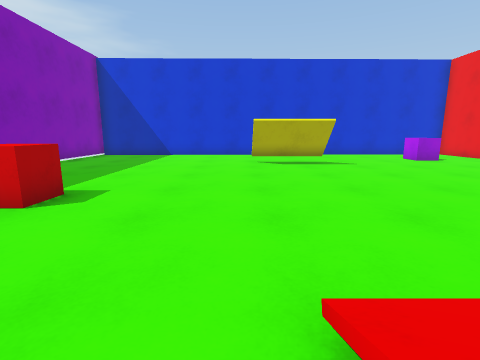
view 1 (above)

15 first-person views from a walk through a Unity game level. The camera is 1.2 m above the floor, tilts 10° down and sees 85° across. The floor is counted in squares, 1 m on a side. Each view is taken from the middle of a square. On the plan, view 1 faces up. The plan holds only what a view shows up to about 12 squares ahead; the rest is blank. The player character is not drawn.

view 2
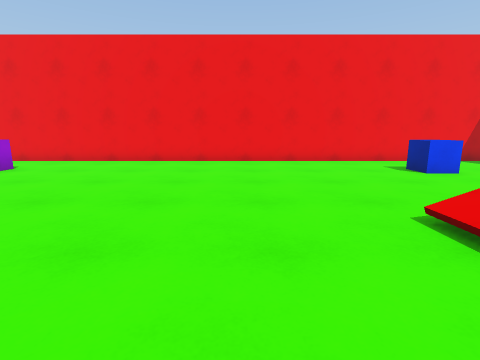

view 3
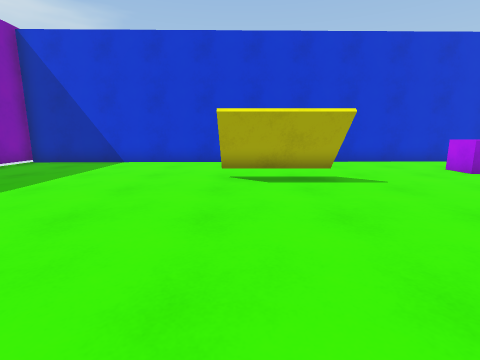

view 4
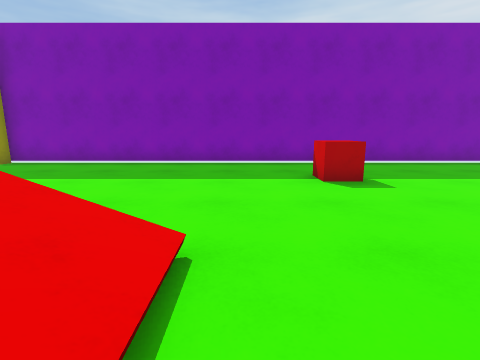

view 5
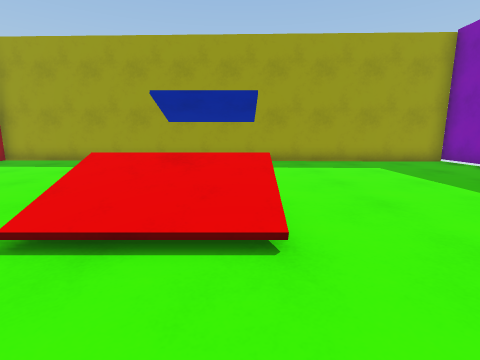

view 6
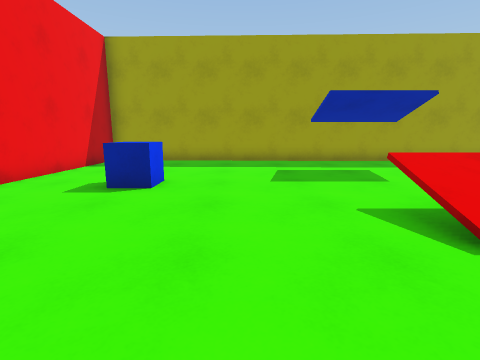

view 7
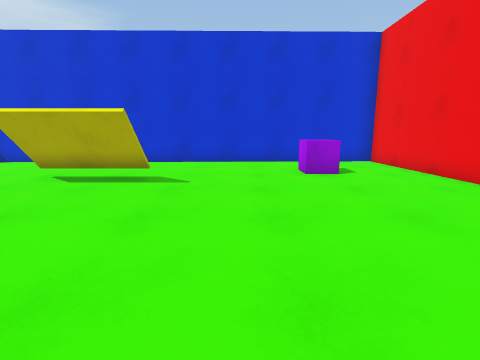

view 8
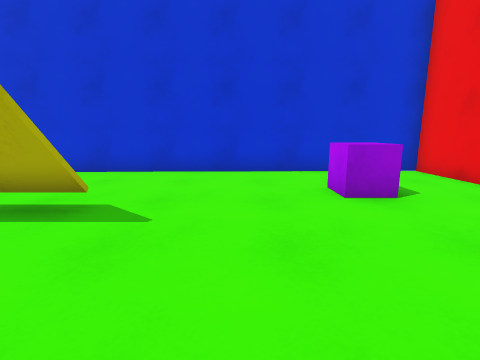

view 9
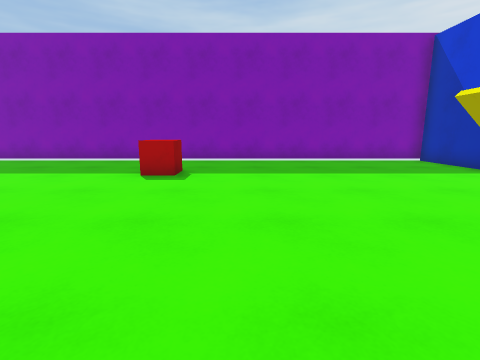

view 10
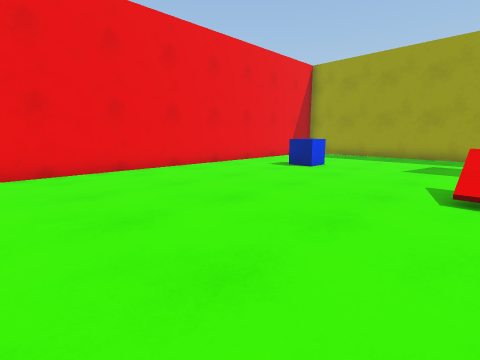

view 11
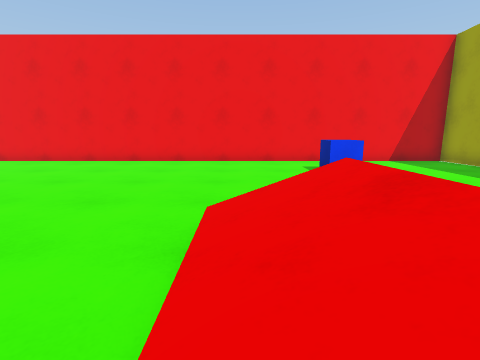

view 12
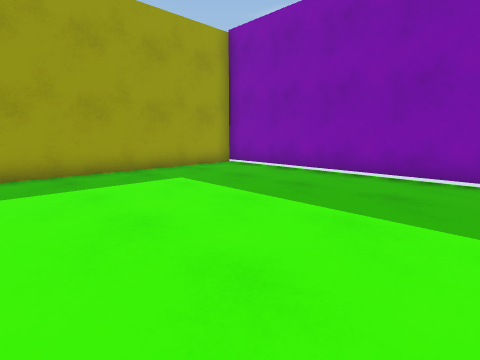

view 13
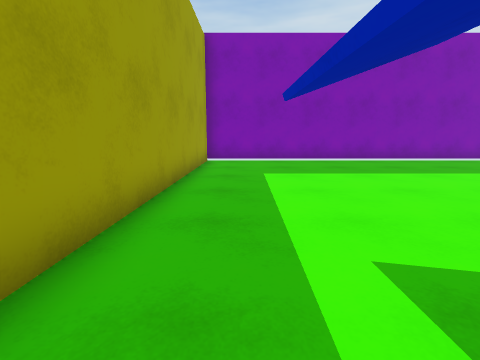

view 14
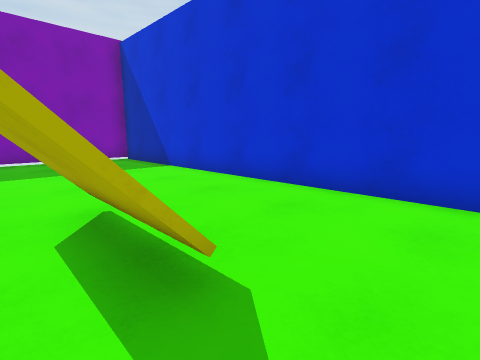

view 15
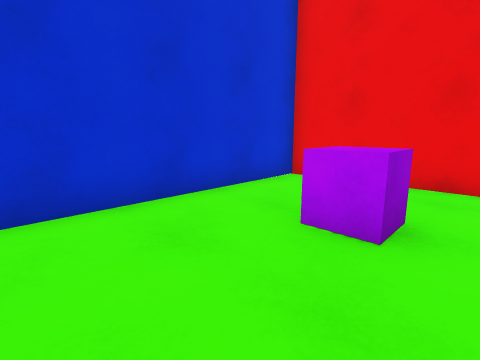

### Floor plan
Points are (right, up) in squares from view 1. A wall is a line through its corners. A room is listed if a view was taken in it or the views show most of it. See-through windows are left out.
Room 1 (views 1, 2, 3, 4, 5, 6, 7, 8, 9, 10, 11, 12, 13, 14, 15)
walls: (3.5, 11.1) (3.5, 9.8); (3.1, -5.4) (0.5, -5.4); (-7.8, 15.1) (-7.8, -7.5) (11.8, -8) (11.8, 15.5) (-7.8, 15.1)
objects: other object (-4, 4) to (-4, 5); other object (8, -3) to (9, -2); other object (8, 12) to (9, 13)

Positions as (right, up) in squares from view 1, and headings:
1: (0, 0), facing up
2: (0, 4), facing right
3: (1, 4), facing up
4: (3, 2), facing left
5: (1, 4), facing down
6: (6, 4), facing down
7: (6, 4), facing up
8: (6, 7), facing up
9: (4, 7), facing left
10: (3, 7), facing down-right
11: (0, 1), facing right
12: (0, 1), facing down-left
13: (4, -6), facing left
14: (5, 10), facing up-left
15: (5, 11), facing up-right
